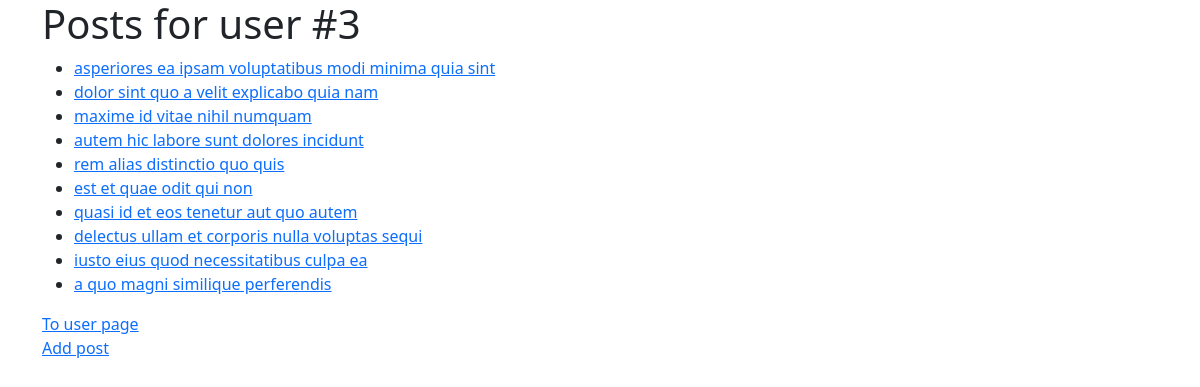
Page /posts/user/3/ on the committed database.
### models/post.py (models this page shows)
class Post(Base, db.Model):
    user_id = Column(Integer, ForeignKey("users.id", ondelete="CASCADE"), nullable=False, unique=False, index=True,)
    title = Column(String(200), nullable=False, default="", server_default="",)
    body = Column(Text, nullable=False, default="", server_default="",)
    user = relationship("User", back_populates="posts")

### views/posts.py (the view)
@posts_app.get("/user/<int:user_id>/", endpoint="user_post_list")
def get_user_post_list(user_id: int):
    posts: list[Post] = Post.query.filter_by(user_id=user_id)
    return render_template("posts/list.html", posts=posts, user_id=user_id)

### templates/posts/list.html (shortened to what this page needs)
{% extends 'base.html' %}
{% block body %}
  {% if user_id %}
    <h1>Posts for user #{{ user_id }}</h1>
  {% else %}
    <h1>Posts:</h1>
  {% endif %}
  {% if posts %}
    <ul>
      {% for post in posts %}
        <li><a
          href="{{ url_for('posts_app.post_details', post_id=post.id) }}"
        >{{ post.title }}</a></li>
      {% endfor %}
    </ul>
  {% else %}
    <h3>No posts yet.</h3>
  {% endif %}
  {% if user_id %}
  <div>
    <a href="{{ url_for('users_app.user_details', user_id=user_id) }}">To user page</a>
  </div>
  <div>
    <a href="{{ url_for('posts_app.add', user_id=user_id) }}">Add post</a>
  </div>
  {% else %}
  <div>
     <a href="/">To main</a>
  </div>
  {% endif %}
{% endblock %}

### rows in the picture
Post: title "asperiores ea ipsam voluptatibus modi minima quia sint"
Post: title "dolor sint quo a velit explicabo quia nam"
Post: title "maxime id vitae nihil numquam"
Post: title "autem hic labore sunt dolores incidunt"
Post: title "rem alias distinctio quo quis"
Post: title "est et quae odit qui non"
Post: title "quasi id et eos tenetur aut quo autem"
Post: title "delectus ullam et corporis nulla voluptas sequi"
Post: title "iusto eius quod necessitatibus culpa ea"
Post: title "a quo magni similique perferendis"
